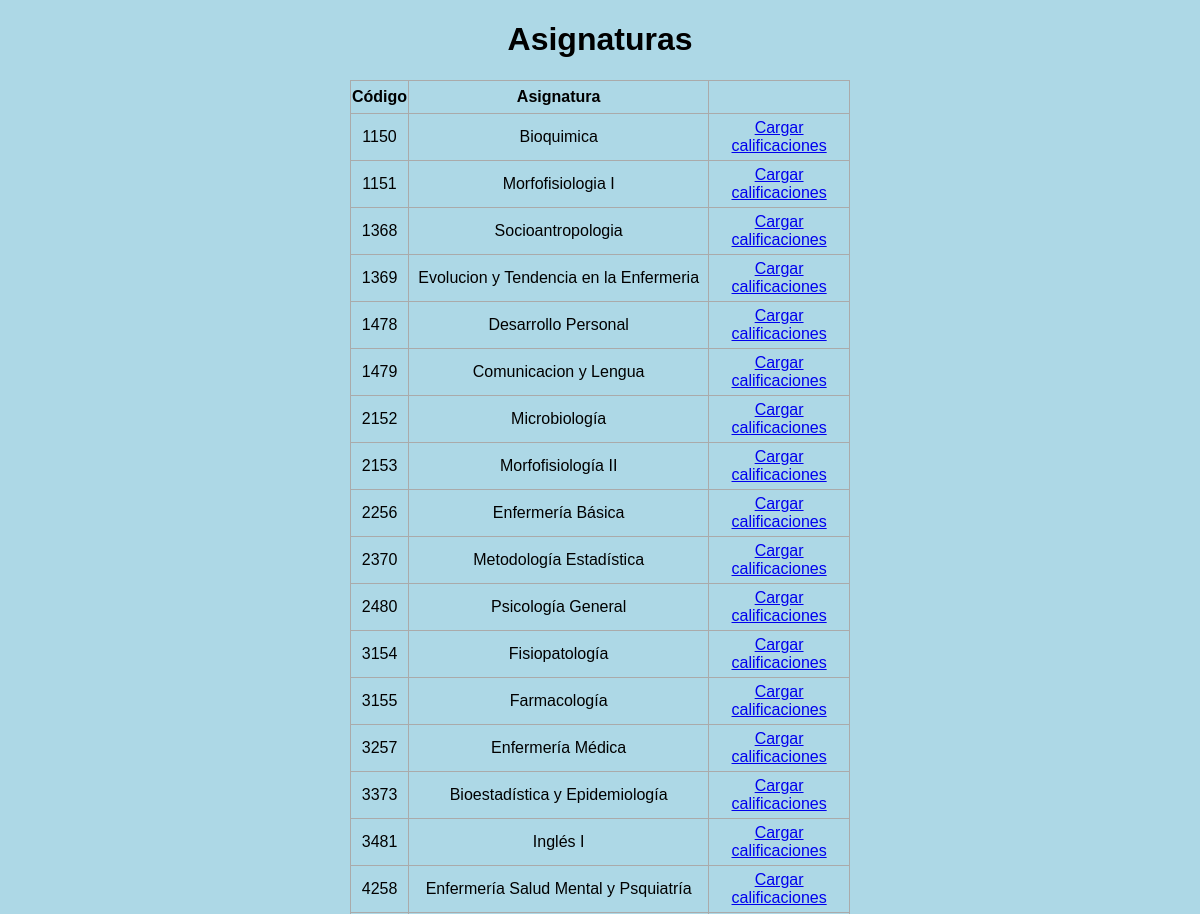
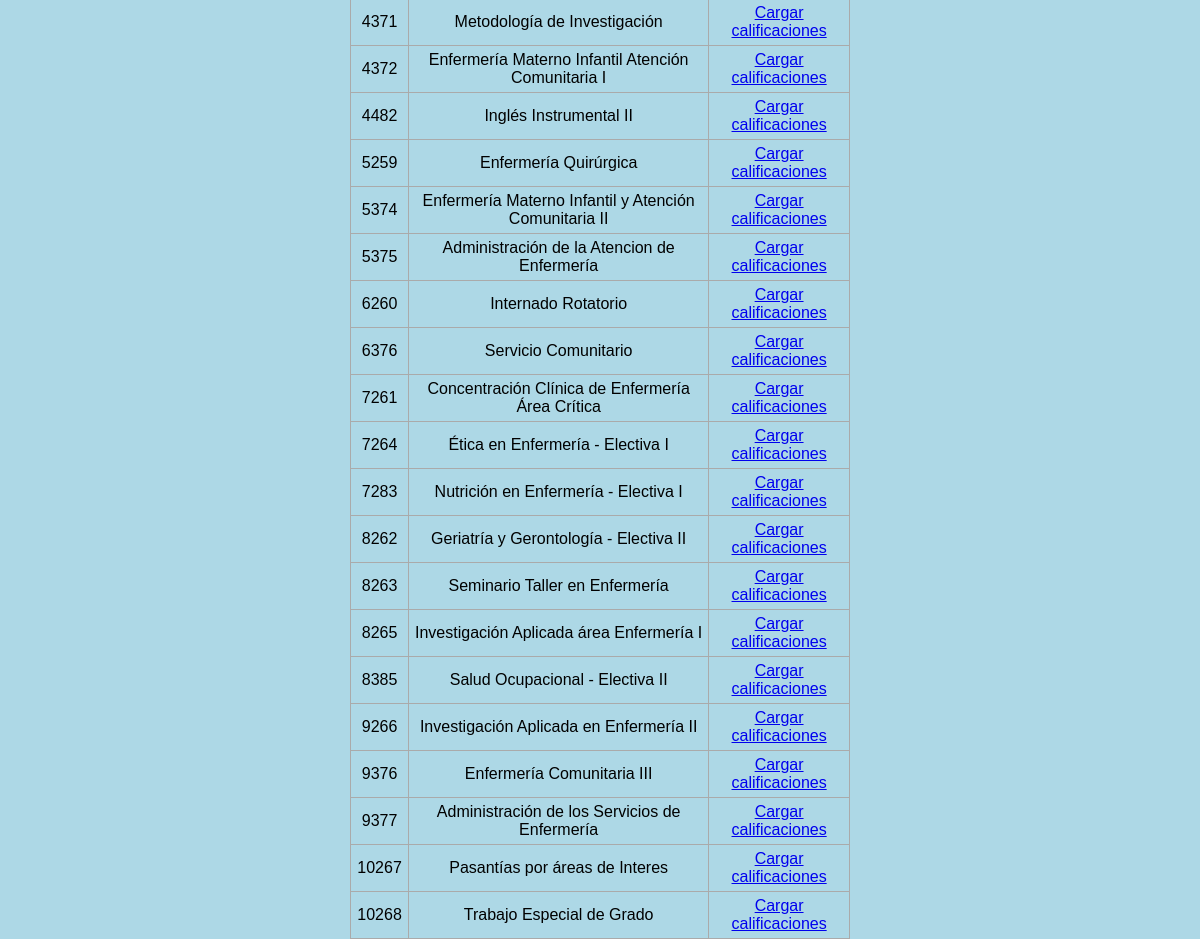
The page /asignaturas_notas on the database as committed earlier (2 pictures, top to bottom).
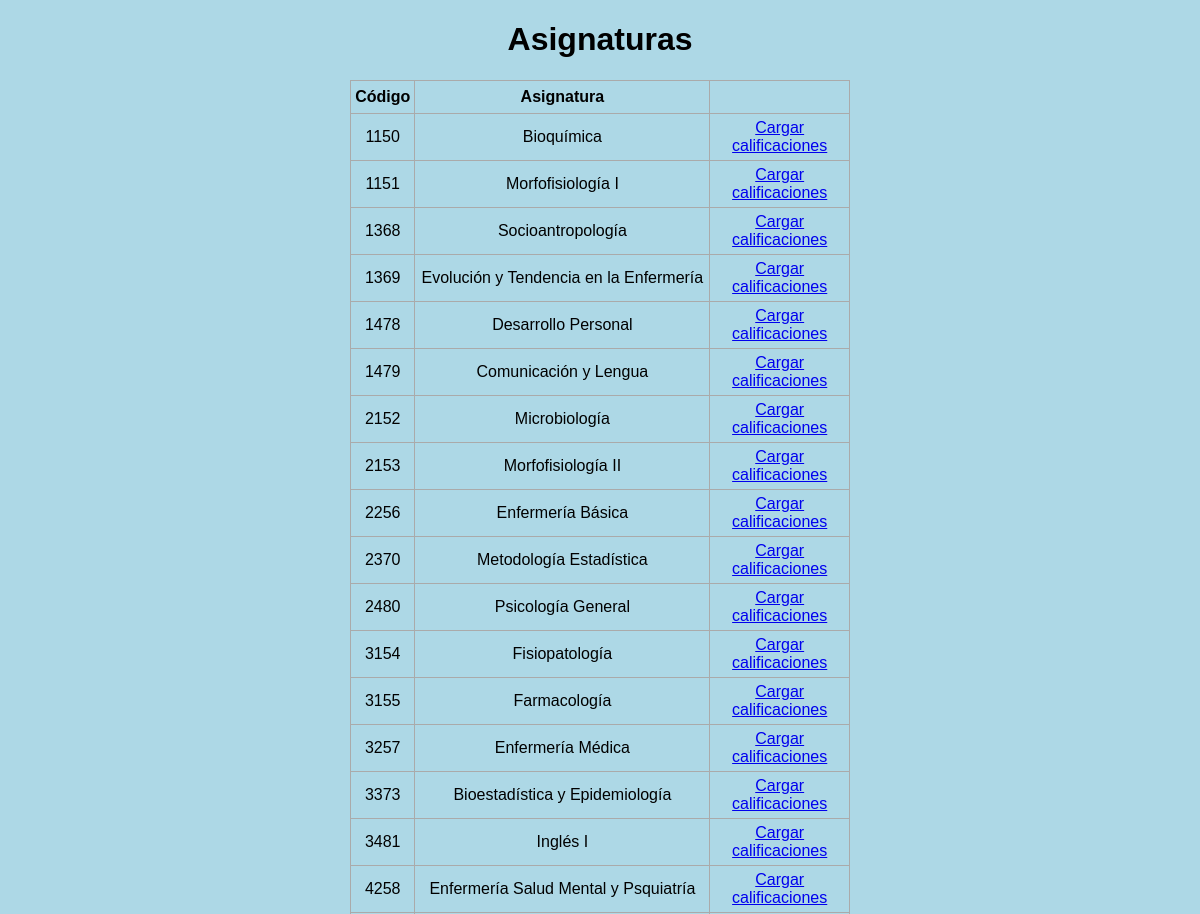
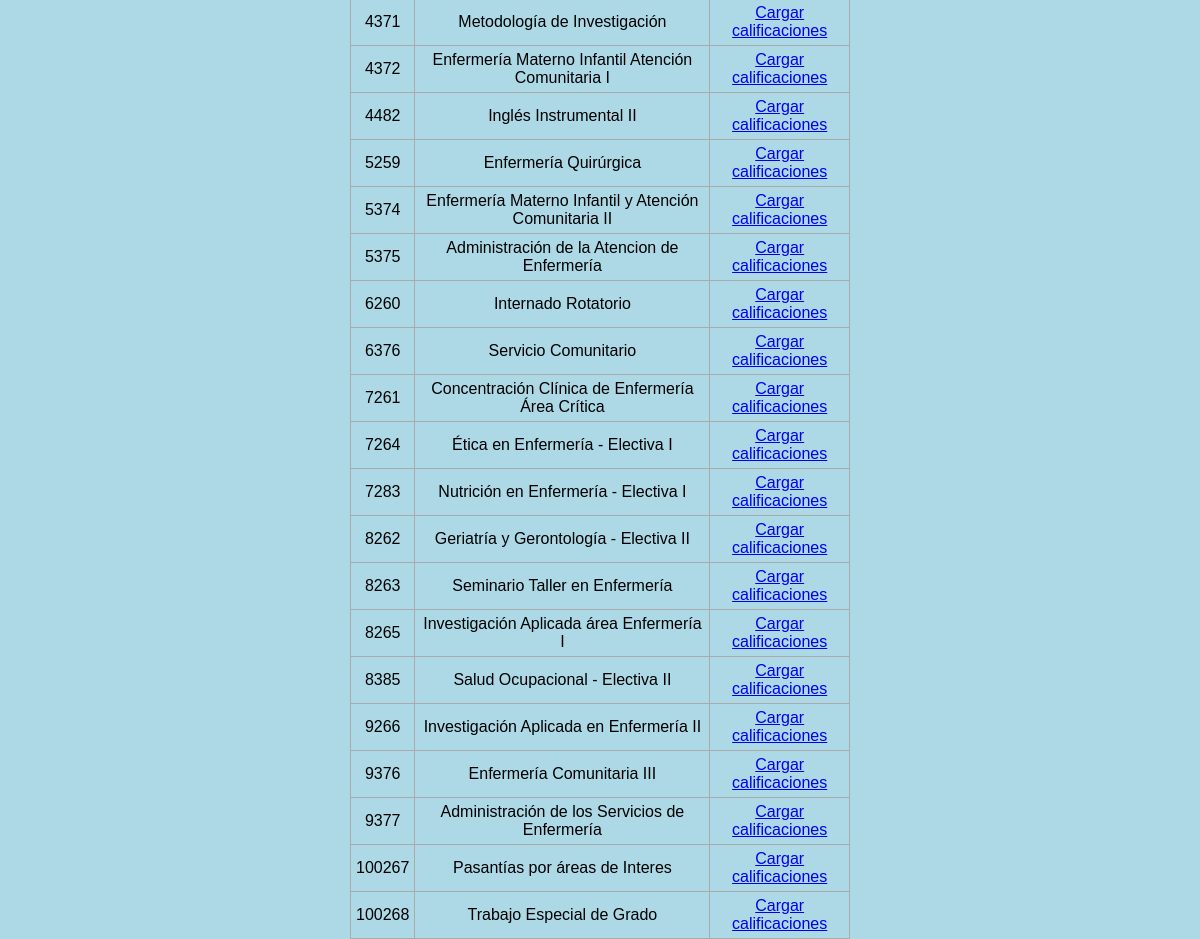
The same page on the database as committed later (2 pictures, top to bottom).
### inscripcion.py (models this page shows, shortened)
class Asignatura(db.Model):
    cod_asig = db.Column(db.Integer, primary_key=True)
    nombre = db.Column(db.String(200), nullable=False)
    unidad_creditos = db.Column(db.Integer)

### inscripcion.py (the view)
@app.route('/asignaturas_notas', methods=['GET', 'POST'])
def listar_asignaturas():
    if request.method == 'POST':
        pass
    else:
        asignaturas = Asignatura.query.all()
        return render_template('asignaturas_notas.html', asignaturas=asignaturas)

### templates/asignaturas_notas.html (shortened to what this page needs)
{% extends 'base.html' %}
{% block body %}
<div class="content">
    <h1 style="text-align: center">Asignaturas</h1>
    {% if asignaturas|length < 1 %}
    <h4 style="text-align: center">No hay asignaturas registradas aún!</h4>
    {% else %}
    <table>
        <tr>
            <th>Código</th>
            <th>Asignatura</th>
        </tr>
        {% for asignatura in asignaturas %}
        <tr>
            <td>{{ asignatura.cod_asig }}</td>
            <td>{{ asignatura.nombre }}</td>
            <td>
                <a href="/estudiantes_notas/{{asignatura.cod_asig}}">Cargar calificaciones</a>
            </td>
        </tr>
        {% endfor %}
    </table>
    {% endif %}
</div>
{% endblock %}

### templates/base.html (shortened to what this page needs)
<!DOCTYPE html>
<html lang="en">
<head>
    <link rel="stylesheet", href="{{ url_for('static', filename='css/main.css')}}">
</head>
<body>
    {% block body%} {% endblock %}
</body>
</html>

### static/css/main.css (style rules this page uses)
body, html { margin: 0; font-family: sans-serif; background-color: lightblue; }
.content { margin: 0 auto; width: 500px; }
table, td, th { border: 1px solid #aaa; }
table { border-collapse: collapse; width: 100%; }
th { height: 30px; }
td { text-align: center; padding: 5px; }

Rows that differ between the two databases and show on the page:
removed Asignatura: cod_asig "10267", nombre "Pasantías por áreas de Interes"
removed Asignatura: cod_asig "10268", nombre "Trabajo Especial de Grado"
changed Asignatura id 1150: nombre "Bioquimica" → "Bioquímica"
changed Asignatura id 1151: nombre "Morfofisiologia I" → "Morfofisiología I"
changed Asignatura id 1368: nombre "Socioantropologia" → "Socioantropología"
changed Asignatura id 1369: nombre "Evolucion y Tendencia en la Enfermeria" → "Evolución y Tendencia en la Enfermería"
changed Asignatura id 1479: nombre "Comunicacion y Lengua" → "Comunicación y Lengua"
added Asignatura: cod_asig "100267", nombre "Pasantías por áreas de Interes"
added Asignatura: cod_asig "100268", nombre "Trabajo Especial de Grado"
